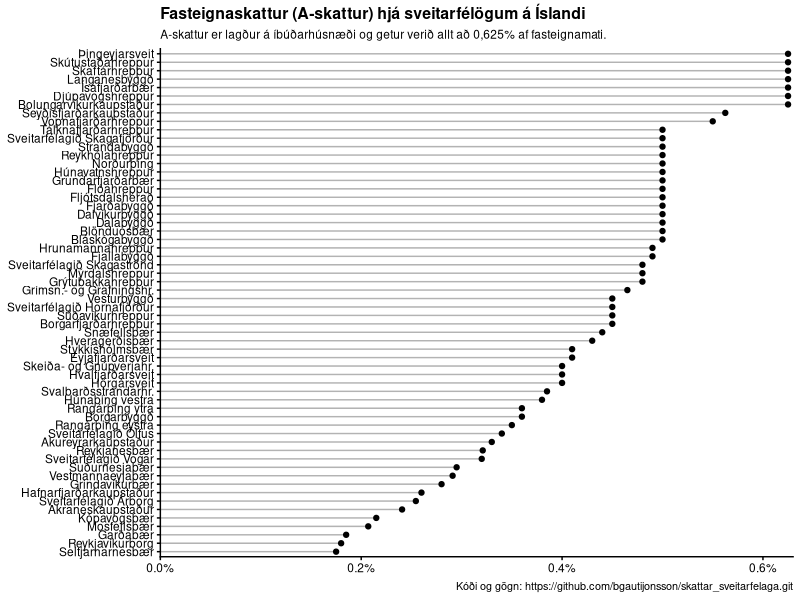
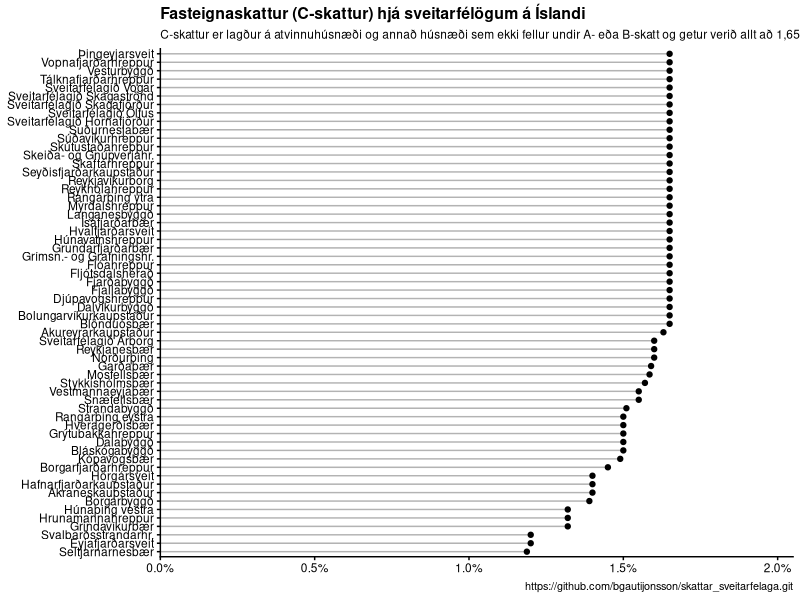

Recreate these plots in R, in order.
## ---- chunk 1
library(tidyverse)
library(readxl)
library(ggthemes)
library(scales)
library(cowplot)
## ---- chunk 2
d <- read_excel("tafla_xx_fasteignagjold_2020.xlsx", skip = 5) |> 
    slice(-1) |> 
    set_names(c("nr", "sveitarfelag", "utsvar", "fskattur_a", "fskattur_b", "fskattur_c", "fraveitugjald", "vatnsgjald", "sorphreinsunargjald",
                "sorpeydingargjald", "lodaleiga_ibudir", "lodaleiga_fyrirtaeki", "fj_gjd")) |> 
    select(sveitarfelag:fskattur_c) |> 
    mutate(sveitarfelag = str_replace_all(sveitarfelag, "[0-9]+\\)", "") |> 
               str_replace_all("1 \\)", "") |> 
               str_squish()) |> 
    drop_na() |> 
    mutate_at(vars(contains("fskattur")), ~ . / 100)
## ---- chunk 3
p <- d |> 
    mutate(sveitarfelag = fct_reorder(sveitarfelag, fskattur_a)) |> 
    ggplot(aes(fskattur_a, sveitarfelag)) + 
    geom_segment(aes(yend = sveitarfelag, xend = 0), alpha = 0.3) +
    geom_point() +
    scale_x_continuous(labels = label_percent(),
                       limits = c(0, 0.0063), expand = expansion()) +
    theme_half_open(font_size = 10) +
    labs(x = NULL, y = NULL,
         title = "Fasteignaskattur (A-skattur) hjá sveitarfélögum á Íslandi",
         subtitle = "A-skattur er lagður á íbúðarhúsnæði og getur verið allt að 0,625% af fasteignamati.",
         caption = "Kóði og gögn: https://github.com/bgautijonsson/skattar_sveitarfelaga.git")


ggsave(plot = p, filename = "fastskattur_a.png",
       width = 8, height = 0.6 * 8, scale = 1.5, bg = "white")
## ---- chunk 4
p <- d |> 
    mutate(sveitarfelag = fct_reorder(sveitarfelag, fskattur_c)) |> 
    ggplot(aes(fskattur_c, sveitarfelag)) + 
    geom_segment(aes(yend = sveitarfelag, xend = 0), alpha = 0.3) +
    geom_point() +
    scale_x_continuous(labels = label_percent(),
                       limits = c(0, 0.0205), expand = expansion()) +
    theme_half_open(font_size = 10) +
    labs(x = NULL, y = NULL,
         title = "Fasteignaskattur (C-skattur) hjá sveitarfélögum á Íslandi",
         subtitle = "C-skattur er lagður á atvinnuhúsnæði og annað húsnæði sem ekki fellur undir A- eða B-skatt og getur verið allt að 1,65% af fasteignamati.",
         caption = "https://github.com/bgautijonsson/skattar_sveitarfelaga.git")


ggsave(plot = p, filename = "fastskattur_c.png",
       width = 8, height = 0.6 * 8, scale = 1.5, bg = "white")
